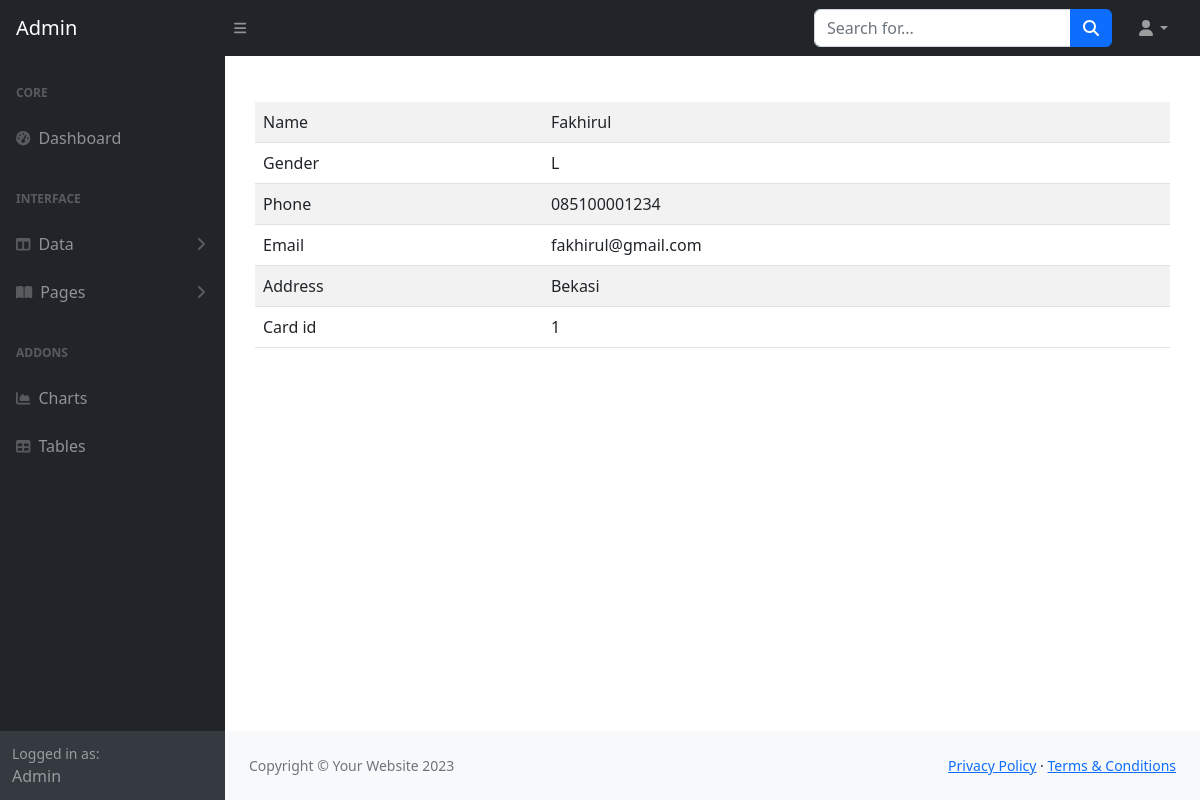
/admin/customer/view_customer.php?id=1, run on the app's committed database.
### tables this page shows
CREATE TABLE `customer` (
  `id` int(11) NOT NULL,
  `name` varchar(45) DEFAULT NULL,
  `gender` enum('L','P') DEFAULT NULL,
  `phone` varchar(45) DEFAULT NULL,
  `email` varchar(45) DEFAULT NULL,
  `address` longtext DEFAULT NULL,
  `card_id` int(11) NOT NULL
);

### admin/customer/view_customer.php (the view, shortened to what this page needs)
<?php
require_once '../../dbkoneksi.php';
?>
<?php
$_id = $_GET['id'];
$sql = "SELECT * FROM customer WHERE id=?";
$st = $dbh->prepare($sql);
$st->execute([$_id]);
$row = $st->fetch();
?>
<!DOCTYPE html>
<html lang="en">
<head>
    <link href="../css/styles.css" rel="stylesheet" />
</head>
<body>
    <nav class="sb-topnav navbar navbar-expand navbar-dark bg-dark">
        <a class="navbar-brand ps-3" href="../index.php">Admin</a>
        <button class="btn btn-link btn-sm order-1 order-lg-0 me-4 me-lg-0" id="sidebarToggle" href="#!"><i
                class="fas fa-bars"></i></button>
        <form class="d-none d-md-inline-block form-inline ms-auto me-0 me-md-3 my-2 my-md-0">
            <div class="input-group">
                <input class="form-control" type="text" placeholder="Search for..." aria-label="Search for..."
                    aria-describedby="btnNavbarSearch" />
                <button class="btn btn-primary" id="btnNavbarSearch" type="button"><i
                        class="fas fa-search"></i></button>
            </div>
        </form>
        <ul class="navbar-nav ms-auto ms-md-0 me-3 me-lg-4">
            <li class="nav-item dropdown">
                <a class="nav-link dropdown-toggle" id="navbarDropdown" href="#" role="button" data-bs-toggle="dropdown"
                    aria-expanded="false"><i class="fas fa-user fa-fw"></i></a>
            </li>
        </ul>
    </nav>
    <div id="layoutSidenav">
        <div id="layoutSidenav_nav">
            <nav class="sb-sidenav accordion sb-sidenav-dark" id="sidenavAccordion">
                <div class="sb-sidenav-menu">
                    <div class="nav">
                        <div class="sb-sidenav-menu-heading">Core</div>
                        <a class="nav-link" href="../index.php">
                            <div class="sb-nav-link-icon"><i class="fas fa-tachometer-alt"></i></div>
                            Dashboard
                        </a>
                        <div class="sb-sidenav-menu-heading">Interface</div>
                        <a class="nav-link collapsed" href="#" data-bs-toggle="collapse"
                            data-bs-target="#collapseLayouts" aria-expanded="false" aria-controls="collapseLayouts">
                            <div class="sb-nav-link-icon"><i class="fas fa-columns"></i></div>
                            Data
                            <div class="sb-sidenav-collapse-arrow"><i class="fas fa-angle-down"></i></div>
                        </a>
                        <a class="nav-link collapsed" href="#" data-bs-toggle="collapse" data-bs-target="#collapsePages"
                            aria-expanded="false" aria-controls="collapsePages">
                            <div class="sb-nav-link-icon"><i class="fas fa-book-open"></i></div>
                            Pages
                            <div class="sb-sidenav-collapse-arrow"><i class="fas fa-angle-down"></i></div>
                        </a>
                        <div class="sb-sidenav-menu-heading">Addons</div>
                        <a class="nav-link" href="charts.php">
                            <div class="sb-nav-link-icon"><i class="fas fa-chart-area"></i></div>
                            Charts
                        </a>
                        <a class="nav-link" href="tables.php">
                            <div class="sb-nav-link-icon"><i class="fas fa-table"></i></div>
                            Tables
                        </a>
                    </div>
                </div>
                <div class="sb-sidenav-footer">
                    <div class="small">Logged in as:</div>
                    Admin
                </div>
            </nav>
        </div>
        <div id="layoutSidenav_content">
            <main id="main-content">
                <div class="jobs">
                    <div class="table-responsive">
                        <table class="table table-striped">
                            <tbody>
                                <tr>
                                    <td>Name</td>
                                    <td>
                                        <?= $row['name'] ?>
                                    </td>
                                </tr>
                                <tr>
                                    <td>Gender</td>
                                    <td>
                                        <?= $row['gender'] ?>
                                    </td>
                                </tr>
                                <tr>
                                    <td>Phone</td>
                                    <td>
                                        <?= $row['phone'] ?>
                                    </td>
                                </tr>
                                <tr>
                                    <td>Email</td>
                                    <td>
                                        <?= $row['email'] ?>
                                    </td>
                                </tr>
                                <tr>
                                    <td>Address</td>
                                    <td>
                                        <?= $row['address'] ?>
                                    </td>
                                </tr>
                                <tr>
                                    <td>Card id</td>
                                    <td>
                                        <?= $row['card_id'] ?>
                                    </td>
                                </tr>
                            </tbody>
                        </table>
                    </div>
                </div>
            </main>
            <footer class="py-4 bg-light mt-auto">
                <div class="container-fluid px-4">
                    <div class="d-flex align-items-center justify-content-between small">
                        <div class="text-muted">Copyright &copy; Your Website 2023</div>
                        <div>
                            <a href="#">Privacy Policy</a>
                            &middot;
                            <a href="#">Terms &amp; Conditions</a>
                        </div>
                    </div>
                </div>
            </footer>
        </div>
    </div>
</body>
</html>

### admin/customer/view_customer.php (style rules this page uses)
#main-content { margin: 30px; }
.table-responsive { overflow: auto; }
.jobs table { border-collapse: collapse; margin-top: 1rem; overflow-x: auto; }

### data on the page
customer: name "Fakhirul", gender "L", phone "085100001234", email "fakhirul@gmail.com", address "Bekasi", card "1"
